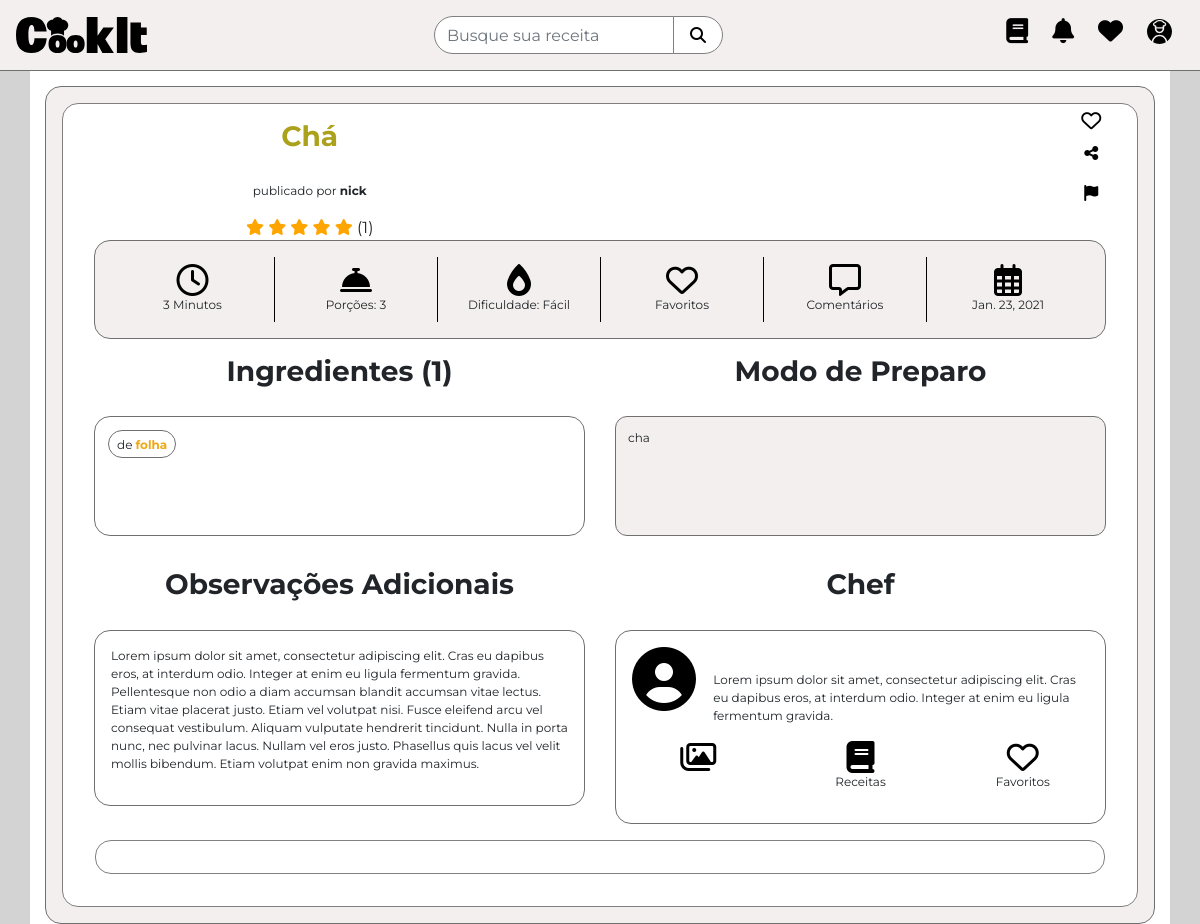
The app's page /chá (signed in) with its own data.
### receita/models.py (models this page shows, shortened)
class Receita(models.Model):
    nome_receita = models.CharField('Nome Receita:', max_length=255)
    modo_preparo = models.TextField('Modo de Preparo:', max_length=2000)
    porcoes = models.PositiveIntegerField('Porções:')
    sabor_receita = models.CharField(
        default='D',
        max_length=1,
        choices=(
            ('D', 'Doce'),
            ('S', 'Salgada'),
        )
    )
    tempo_preparo = models.PositiveIntegerField(
        'Tempo de preparo:', default=0, blank=False)
    tempo_unidade_medida = models.CharField(
        default='M',
        max_length=1,
        choices=(
            ('M', 'Minuto'),
            ('H', 'Hora'),
            ('D', 'Dias'),
        )
    )
    dono_receita = models.ForeignKey(User, on_delete=models.CASCADE,)
    fotos = models.ImageField(upload_to='receita/media', blank=True, null=True)
    categoria = models.CharField(
        default='A',
        max_length=2,
        choices=(
            ('C', 'Café da manhã'),
            ('A', 'Almoço'),
            ('L', 'Lanche'),
            ('J', 'Janta'),
            ('S', 'Sobremesas'),
            ('B', 'Bebidas'),
            ('V', 'Vegana'),
        )
    )
    dificuldade = models.CharField(
        default='F',
        max_length=1,
        choices=(
            ('F', 'Fácil'),
            ('M', 'Médio'),
            ('D', 'Difícil'),
            ('C', 'Master Chef'),
        )
    )
    data_publicacao = models.DateTimeField(auto_now_add=True)
    slug = AutoSlugField(populate_from='nome_receita', default='SOME STRING')
    observacoes_adicionais = models.TextField(
        'Observações adicionais:', max_length=800)
    ingredientes = models.ManyToManyField(Ingrediente)
    class Meta:
        verbose_name_plural = 'Receita'

class Ingrediente(models.Model):
    nome_ingrediente = models.CharField(
        'Nome Ingrediente:', max_length=100, blank=False)
    unidade_medida_ingrediente = models.CharField(
        default='U',
        max_length=3,
        choices=(
            ('U', 'Unidade'),
            ('X', 'Xícara'),
            ('C', 'Colher de Sopa'),
            ('CH', 'Colher de Chá'),
            ('D', 'Dente de Alho'),
            ('M', 'Mililitro(ml)'),
            ('L', 'Litros'),
            ('G', 'Gramas(g)'),
            ('KG', 'Quilograma(kg)'),
            ('AGS', 'ao gosto'),
        )
    )
    quantidade_ingrediente = models.PositiveIntegerField(
        'Quantidade:', default=0, blank=False)
    class Meta:
        verbose_name_plural = 'Ingredientes'

### receita/views.py (the view)
# urls.py: path('<slug>', views.DetalheReceita.as_view(), name='receita_completa'),
class DetalheReceita(DetailView):
    model = models.Receita
    template_name = 'receita/receita-completa.html'
    context_object_name = 'ingredientes'
    slug_url_kwargs = 'slug'

### core/templates/receita/receita-completa.html (shortened to what this page needs)
{%include 'parciais/_head.html'%} {% include 'parciais/_navbar.html'%}
<div class="container">
    <div id="receita-receita-completa">
        <div id="dados-receita-completa">
            <div class="row">
                <div id="titulo-receita-completa" class="col">
                    <h3>{{ ingredientes.nome_receita }}</h3>
                    <p>publicado por <strong>{{ ingredientes.dono_receita }}</strong></p>
                    <div>
                        <i class="fas fa-star"></i>
                        <i class="fas fa-star"></i>
                        <i class="fas fa-star"></i>
                        <i class="fas fa-star"></i>
                        <i class="fas fa-star"></i> (1)
                    </div>
                </div>
                <div id="thumbnails-receita-completa" class="col">
                </div>
                <div id="opcoes-receita-completa" class="col-1">
                    <a href=""><i class="far fa-heart fa-lg"></i></a>
                    <br>
                    <a href=""><i class="fas fa-share-alt"></i></a>
                    <br>
                    <a href=""><i class="fas fa-flag"></i></a>
                </div>
            </div>
            <div class="col-md">
                <div class="row">
                    <div class="col mb-3">
                        <div id="icones-receita-completa" class="col">
                            <div class="line-receita-completa" class="col" style="border: none;">
                                <div class="icon-text-receita-completa">
                                    <i class="far fa-clock"></i>
                                    <br> {% if ingredientes.tempo_preparo %}
                                    <p>
                                        {{ingredientes.tempo_preparo}}
                                        {{ingredientes.get_tempo_unidade_medida_display}}{{ingredientes.tempo_preparo|pluralize}}
                                    </p>
                                    {% endif %}
                                </div>
                            </div>
                            <div class="line-receita-completa" class="col">
                                <div class="icon-text-receita-completa">
                                    <i class="fas fa-concierge-bell"></i>
                                    <br> {% if ingredientes.porcoes %}
                                    <p>Por{{ingredientes.porcoes | pluralize:"ção,ções"}}: {{ingredientes.porcoes}}</p>
                                    {% endif %}
                                </div>
                            </div>
                            <div class="line-receita-completa" class="col">
                                <div class="icon-text-receita-completa">
                                    <i class="fas fa-burn"></i>
                                    <br>
                                    <p>Dificuldade: {{ingredientes.get_dificuldade_display}}</p>
                                </div>
                            </div>
                            <div class="line-receita-completa" class="col">
                                <div class="icon-text-receita-completa">
                                    <i class="far fa-heart"></i>
                                    <br>
                                    <p>Favoritos</p>
                                </div>
                            </div>
                            <div class="line-receita-completa" class="col">
                                <div class="icon-text-receita-completa">
                                    <i class="far fa-comment-alt"></i>
                                    <br>
                                    <p>Comentários</p>
                                </div>
                            </div>
                            <div class="line-receita-completa" class="col">
                                <div class="icon-text-receita-completa">
                                    <i class="far fa-calendar-alt"></i>
                                    <br>
                                    <p>{{ingredientes.data_publicacao|date}}</p>
                                </div>
                            </div>
                        </div>
                    </div>
                </div>
                <div class="row mb-3">
                    <div id="ingredientes-receita-completa" class="col">
                        <h3>Ingredientes ({{ ingredientes.ingredientes.all|length }})</h3>
                        <div id="alinhamento-ingredientes">
                            {% for ingrediente in ingredientes.ingredientes.all %}
                            {%if ingrediente.unidade_medida == 'AGS' %}
                            <p>
                                <strong style="color: #F0A916;">{{ingrediente.nome_ingrediente}}</strong>
                                <strong>{{ingrediente.get_unidade_medida_display}}</strong>
                            </p>
                            {%else%}
                            <p>
                                de
                                <strong style="color: #F0A916;">{{ingrediente.nome_ingrediente}}</strong>
                            </p>
                            {%endif%} {% endfor %}
                        </div>
                    </div>
                    <div id="modo-de-preparo-receita-completa" class="col">
                        <h3>Modo de Preparo</h3>
                        <p>{{ingredientes.modo_preparo}}</p>
                    </div>
                </div>
                <div class="row">
                    <div class="col">
                        <h3>Observações Adicionais</h3>
                        <div id="obad-receita-completa">
                            <p>Lorem ipsum dolor sit amet, consectetur adipiscing elit. Cras eu dapibus eros, at
                                interdum
                                odio. Integer at enim eu ligula fermentum gravida. Pellentesque non odio a diam accumsan
                                blandit accumsan vitae lectus. Etiam vitae placerat
                                justo. Etiam vel volutpat nisi. Fusce eleifend arcu vel consequat vestibulum. Aliquam
                                vulputate hendrerit tincidunt. Nulla in porta nunc, nec pulvinar lacus. Nullam vel eros
                                justo. Phasellus quis lacus vel velit mollis bibendum.
                                Etiam volutpat enim non gravida maximus.
                            </p>
                        </div>
                    </div>
                    <div class="col">
                        <h3>Chef</h3>
                        <div id="usuario-receita-completa">
                            <div id="dados-usuario-receita-completa" class="row">
                                <i class="fas fa-user-circle col-2"></i>
                                <div class="col">
                                    <p>Lorem ipsum dolor sit amet, consectetur adipiscing elit. Cras eu dapibus eros, at
                                        interdum odio. Integer at enim eu ligula fermentum gravida.
                                    </p>
                                </div>
                            </div>
                            <div id="icones-usuario-receita-completa" class="row">
                                <div class="col">
                                    <i class="far fa-images"></i>
                                </div>
                                <div class="col">
                                    <i class="fas fa-book"></i>
                                    <p>Receitas</p>
                                </div>
                                <div class="col">
                                    <i class="far fa-heart"></i>
                                    <p>Favoritos</p>
                                </div>
                            </div>
                        </div>
                    </div>
                </div>
            </div>
            <div id="comentarios-receita-completa"></div>
        </div>
    </div>

### core/templates/parciais/_head.html (shortened to what this page needs)
{% load static %}
<link rel="stylesheet" href="https://stackpath.bootstrapcdn.com/bootstrap/4.5.2/css/bootstrap.min.css"
>
<link rel="stylesheet" href="https://maxcdn.bootstrapcdn.com/font-awesome/4.7.0/css/font-awesome.min.css">
<link rel="stylesheet" type="text/css" href="{% static 'custom/css/style.css' %}">
<link rel="stylesheet" type="text/css" href="{% static 'custom/css/resp-style.css' %}">
<link rel="stylesheet" type="text/css" href="{% static 'custom/css/form_receita.css' %}">

### core/templates/parciais/_navbar.html (shortened to what this page needs)
{%load static%}
<nav class="navbar navbar-expand-lg d-flex justify-content-between fixed-top">
    <a class="navbar-brand" href="{% url 'receita:limpar' %}">
        <img src="{% static 'imgs/cookit_logo.svg' %}" alt="Logo" height="36px">
    </a>
    <form class="form-inline " method="GET" action="{% url 'receita:busca' %}">
        <div id="search" class="input-group">
            <input id="search-input" class="form-control" type="search" placeholder="Busque sua receita"
                aria-label="Busca" name="termo" value="{{ request.GET.termo }}">
            <button id="search-button" class="btn btn-success" type="submit">
                <i class="fas fa-search"></i>
            </button>
        </div>
    </form>
    <div class="" id="navbarSupportedContent">
        <ul class="nav">
            {% csrf_token %} {% if request.user.is_authenticated %}
            <li class="nav-item dropdown">
                <a class="nav-link" href="{% url 'receita:cadastrar_receita' %}" role="button">
                    <h5><i style="font-size: 25px;" class="fas fa-book"></i></h5>
                </a>
            </li>
            <li class="nav-item dropdown">
                <a class="nav-link" href="#" id="navbarDropdown" role="button" data-toggle="dropdown"
                    aria-haspopup="true" aria-expanded="false">
                    <h5><i style="font-size: 25px;" class="fas fa-bell"></i></h5>
                </a>
            </li>
            <li class="nav-item dropdown">
                <a class="nav-link" href="#" id="navbarDropdown" role="button" data-toggle="dropdown"
                    aria-haspopup="true" aria-expanded="false">
                    <h5><i style="font-size: 25px;" class="fas fa-heart"></i></h5>
                </a>
            </li>
            <li class="nav-item dropdown">
                <a class="nav-link" href="#" id="navbarDropdown" role="button" data-toggle="dropdown"
                    aria-haspopup="true" aria-expanded="false">
                    <img src="{% static 'imgs/cookit_user.svg' %}" alt="" height="25px">
                </a>
            </li>
            <html>
        {% endif %}
    </div>
</nav>

### records on screen
Receita: nome_receita "Chá", dono_receita "nick", tempo_preparo "3", tempo_unidade_medida "Minuto", porcoes|pluralize "ções", porcoes "3", dificuldade "Fácil", data_publicacao "Jan. 23, 2021", ingredientes.all|length "1", modo_preparo "cha"
Ingrediente: nome_ingrediente "folha"
